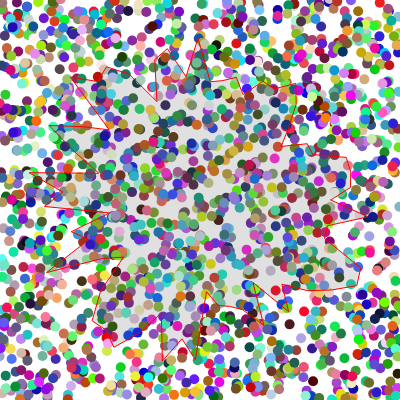
Frame 1 (no input)
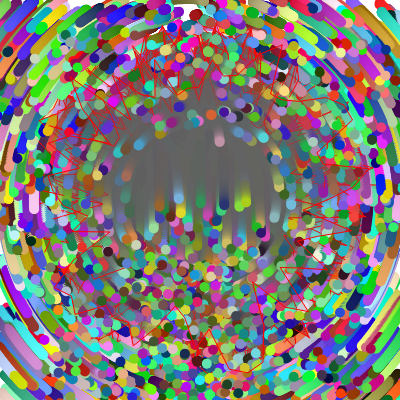
Frame 60 (no input)
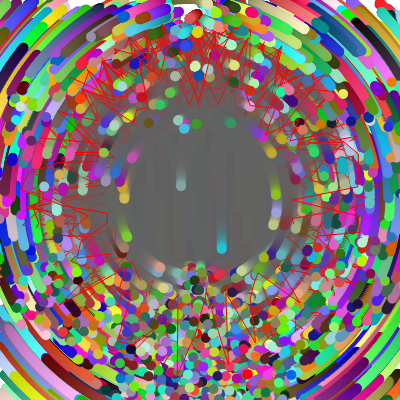
Frame 120 (the mouse pressed at the canvas centre since frame 60)

The p5.js sketch that drew these frames (run headless with seeded random() and noise() and a simulated clock; from frame 60 on, the mouse is pressed at the canvas centre):

// p5.js sketch
// ── sketch.js
let particles = [];
let rT = 1.8; 
let rToff = 3.9;
let noiseOffset = 1000;
let color1, color2;


function setup() {
  createCanvas(400, 400);
  
  // Initialize colors
  color1 = color((153, 221, 255));
  color2 = color(255, 221, 153);

  // Create an array of particles
  for (let i = 0; i < 2000; i++) {
    particles.push(new Particle(random(width), random(height)));
  }
}

function setGradient(x, y, w, h, c1, c2, axis) {
  noFill();
  if (axis == "Y") {  // Top to bottom gradient
    for (let i = y; i <= y+h; i++) {
      var inter = map(i, y, y+h, 0, 1);
      var c = lerpColor(c1, c2, inter);
      stroke(c);
      line(x, i, x+w, i);
    }
  }  
  else if (axis == "X") {  // Left to right gradient
    for (let j = x; j <= x+w; j++) {
      var inter2 = map(j, x, x+w, 0, 1);
      var d = lerpColor(c1, c2, inter2);
      stroke(d);
      line(j, y, j, y+h);
    }
  }
}

function draw() {
  // Gradually change background colors over time
  color1 = lerpColor(color1, color(random(255), random(255), random(255)), 0.01);
  color2 = lerpColor(color2, color(random(255), random(255), random(255)), 0.01);

  // Use the setGradient function to create a changing background gradient
  setGradient(0, 0, width, height, color1, color2, "XY");

  // Update and display particles within the moon circle
  for (let particle of particles) {
    let gravity = createVector(0, 0.1); // Gravity pointing down
    let drag = particle.velocity.copy();
    drag.mult(-0.05); // Adjust drag strength

    particle.applyForce(gravity);
    particle.applyForce(drag);
    
    particle.update();
    particle.display();
    particle.bounce();
  }
  sunRing();
}

function sunRing(){
  translate(width/2, height/2); // CENTERED
  stroke("red");
  fill(100,50);
  let t = 0
  beginShape();
  for(let a = 0; a < TWO_PI; a += 0.1){
    let r = random(50, 100);
    let x = r * cos(a) * rT;
    let y = r * sin(a) * rT;      
    vertex(x, y);
    t += -0.05;
  }
  endShape(CLOSE);
  loop();
}

class Particle {
  constructor(x, y) {
    this.position = createVector(x, y);
    this.velocity = createVector(random(-2, 2), random(-2, 2));
    this.acceleration = createVector(0, 0);
    this.color = color(random(255), random(255), random(255));
  }

  applyForce(force) {
    this.acceleration.add(force);
  }

  update() {
    this.velocity.add(this.acceleration);
    this.position.add(this.velocity);
    this.acceleration.mult(0); // Reset acceleration
    
    // Change color over time
    this.color.levels[0] = (this.color.levels[0] + 1) % 256;
    this.color.levels[1] = (this.color.levels[1] + 1) % 256;
    this.color.levels[2] = (this.color.levels[2] + 1) % 256;
  }

  display() {
    // Draw the particle with its current color
    fill(this.color);
    noStroke();
    ellipse(this.position.x, this.position.y, 10, 10); // Particle size
  }

  bounce() {
    // Check if the particle is outside the noise and adjust velocity for bouncing
    let d = dist(this.position.x, this.position.y, 200, 200);
    if (d > 75) { // movement
      let dir = createVector(200, 200).sub(this.position).normalize();
      let bounce = this.velocity.copy().reflect(dir);
      this.velocity.set(bounce);
    }
 }
}
